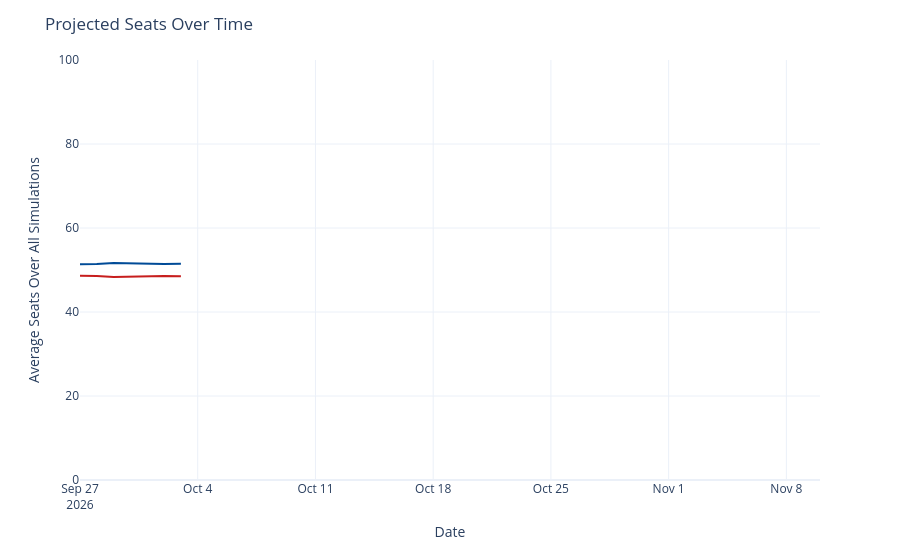

Notebook cell for this chart:
### Code cell
seats_over_time = output_ts[(output_ts['geo'] == 'US Senate') &
                             (output_ts['type'] == 'seats')]
seats_over_time['rep_seats'] = seats_over_time['y'].map(lambda x: 100 - x)
seats_over_time = seats_over_time.rename({'y': 'Democrats', 'rep_seats': 'Republicans'}, axis=1)
seats_time_ser = px.line(seats_over_time, x='date', y=['Democrats', 'Republicans'], template='plotly_white',
                        color_discrete_map={'Democrats': '#004b97', 'Republicans': '#c71e1d'},)
seats_time_ser.update_traces(hovertemplate="%{y:.1f}")
seats_time_ser.update_layout(
    xaxis=dict(range=[pd.to_datetime('2026-09-27'), pd.to_datetime('2026-11-10')]),
    yaxis=dict(range=[0, 100]),
    xaxis_title='Date',
    yaxis_title='Average Seats Over All Simulations',
    title=dict(text="Projected Seats Over Time"),
    hovermode="x",
    showlegend=False
)
seats_time_ser

### Figure 1 — Plotly figure (JSON) as saved in the notebook; plotly's stock layout.template omitted (floating-point values rounded to 4 significant figures)
{"data": [{"hovertemplate": "%{y:.1f}", "legendgroup": "Democrats", "line": {"color": "#004b97", "dash": "solid"}, "marker": {"symbol": "circle"}, "mode": "lines", "name": "Democrats", "orientation": "v", "showlegend": true, "type": "scatter", "x": ["2026-09-27", "2026-09-28", "2026-09-29", "2026-09-30", "2026-10-01", "2026-10-02", "2026-10-03"], "xaxis": "x", "y": [51.35, 51.4, 51.64, 51.51, 51.41, 51.42, 51.47], "yaxis": "y"}, {"hovertemplate": "%{y:.1f}", "legendgroup": "Republicans", "line": {"color": "#c71e1d", "dash": "solid"}, "marker": {"symbol": "circle"}, "mode": "lines", "name": "Republicans", "orientation": "v", "showlegend": true, "type": "scatter", "x": ["2026-09-27", "2026-09-28", "2026-09-29", "2026-09-30", "2026-10-01", "2026-10-02", "2026-10-03"], "xaxis": "x", "y": [48.65, 48.6, 48.36, 48.49, 48.59, 48.58, 48.53], "yaxis": "y"}], "layout": {"hovermode": "x", "legend": {"title": {"text": "variable"}, "tracegroupgap": 0}, "margin": {"t": 60}, "showlegend": false, "title": {"text": "Projected Seats Over Time"}, "xaxis": {"anchor": "y", "domain": [0, 1], "range": ["2026-09-27T00:00:00", "2026-11-10T00:00:00"], "title": {"text": "Date"}}, "yaxis": {"anchor": "x", "domain": [0, 1], "range": [0, 100], "title": {"text": "Average Seats Over All Simulations"}}}}
